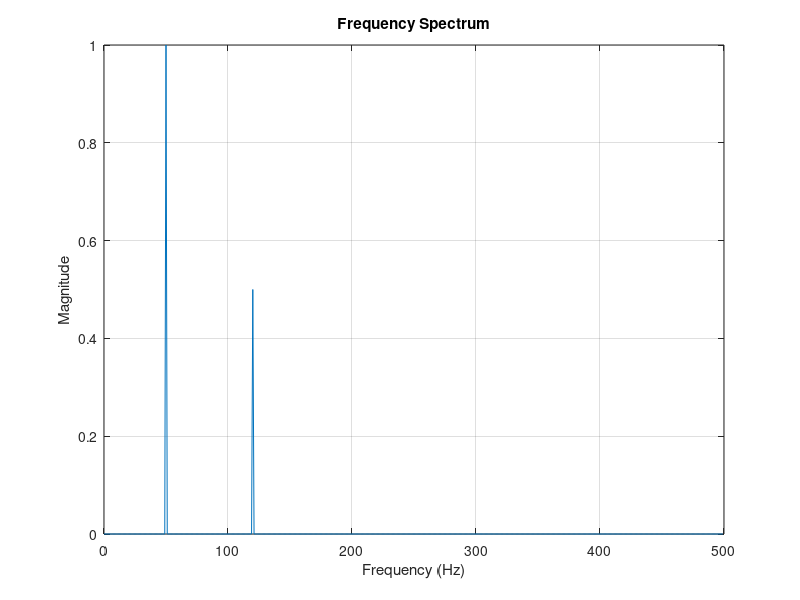

The MATLAB script that drew this image:
% Problem 11: Spectrum Analysis
fs = 1000;              % Sample rate
t = 0:1/fs:1-1/fs;      % 1 second of time
% Composite signal: 50Hz and 120Hz
x_comp = sin(2*pi*50*t) + 0.5*sin(2*pi*120*t);

% Compute Magnitude Spectrum
X_mag = abs(fft(x_comp)) / (length(t)/2);
f_axis = (0:length(t)-1) * (fs/length(t));

figure;
plot(f_axis(1:fs/2), X_mag(1:fs/2)); % Plot only positive frequencies
title('Frequency Spectrum');
xlabel('Frequency (Hz)'); ylabel('Magnitude');
grid on;
